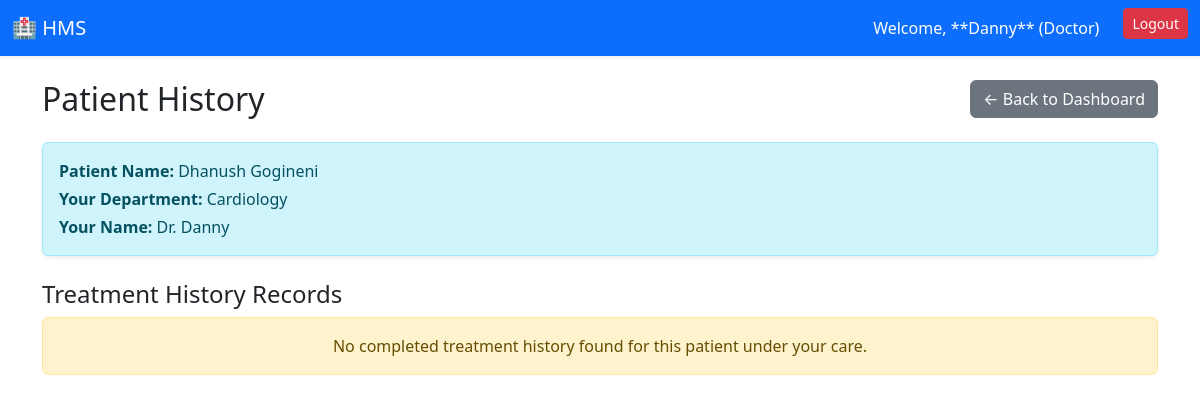
Screenshot of /doctor/patient_history/2 (signed in) with the database file from the repository.
### tables this page shows
CREATE TABLE user (
            user_id INTEGER PRIMARY KEY AUTOINCREMENT,
            username TEXT UNIQUE NOT NULL,
            password_hash TEXT NOT NULL,
            role TEXT NOT NULL CHECK(role IN ('Admin', 'Doctor', 'Patient')),
            name TEXT NOT NULL,
            contact_info TEXT,
            is_active BOOLEAN DEFAULT 1 -- For blacklisting/removal
        );

CREATE TABLE department (
            dept_id INTEGER PRIMARY KEY AUTOINCREMENT,
            name TEXT UNIQUE NOT NULL,
            description TEXT
        );

### app.py (the view)
@app.route('/doctor/patient_history/<int:patient_id>')
@login_required(role='Doctor')
def doctor_view_patient_history(patient_id):
    doctor_id = session['user_id']
    db = get_db()
    patient_info = db.execute('''
        SELECT u.name, d.name AS doctor_name, dept.name AS department_name
        FROM user u
        JOIN appointment a ON u.user_id = a.patient_id
        JOIN user d ON a.doctor_id = d.user_id
        JOIN doctor dr ON d.user_id = dr.doctor_id
        JOIN department dept ON dr.dept_id = dept.dept_id
        WHERE u.user_id = ? AND a.doctor_id = ?
        LIMIT 1
    ''', (patient_id, doctor_id)).fetchone()
    if not patient_info:
        flash("Patient not found or you are not authorized to view this patient's history.", 'danger')
        return redirect(url_for('doctor_dashboard'))
    history = db.execute('''
        SELECT
            a.app_id,
            a.date,
            t.diagnosis,
            t.prescription,
            t.notes
        FROM appointment a
        JOIN treatment t ON a.app_id = t.app_id
        WHERE a.patient_id = ? AND a.doctor_id = ?
        ORDER BY a.date DESC
    ''', (patient_id, doctor_id)).fetchall()
    return render_template('doctor/patient_history.html',
                           patient_info=patient_info,
                           history=history)

### app.py (called while the page is built, shortened)
def get_db():
    db = getattr(g, '_database', None)
    if db is None:
        db = g._database = get_db_connection()
    return db

@app.teardown_appcontext
def close_connection(exception):
    db = getattr(g, '_database', None)
    if db is not None:
        db.close()

def login_required(role=None):
    def wrapper(f):
        @wraps(f)
        def decorated_function(*args, **kwargs):
            if 'user_id' not in session:
                flash('Please log in to access this page.', 'warning')
                return redirect(url_for('login'))
            return f(*args, **kwargs)
        return decorated_function
    return wrapper

### database.py (called while the page is built)
def get_db_connection():
    conn = sqlite3.connect(DATABASE)
    conn.row_factory = sqlite3.Row
    return conn

### templates/doctor/patient_history.html (shortened to what this page needs)
{% extends 'base.html' %}
{% block content %}
<div class="d-flex justify-content-between align-items-center mb-4">
    <h2 class="mb-0">Patient History</h2>
    <a href="{{ url_for('doctor_dashboard') }}" class="btn btn-secondary">← Back to Dashboard</a>
</div>
<div class="alert alert-info p-3 shadow-sm">
    <p class="mb-1"><strong>Patient Name:</strong> {{ patient_info['name'] }}</p>
    <p class="mb-1"><strong>Your Department:</strong> {{ patient_info['department_name'] }}</p>
    <p class="mb-0"><strong>Your Name:</strong> Dr. {{ patient_info['doctor_name'] }}</p>
</div>
<h4 class="mt-4">Treatment History Records</h4>
{% if history %}
    {% for record in history %}
    <div class="card shadow-sm mb-3">
        <div class="card-header bg-light d-flex justify-content-between align-items-center">
            <span class="fw-bold">Visit Date: {{ record['date'] }}</span>
            <span class="badge bg-primary">App ID: {{ record['app_id'] }}</span>
        </div>
        <div class="card-body">
            <div class="row">
                <div class="col-md-6 mb-3">
                    <p class="fw-bold text-danger">Diagnosis:</p>
                    <p>{{ record['diagnosis'] }}</p>
                </div>
                <div class="col-md-6 mb-3">
                    <p class="fw-bold text-success">Prescription/Treatment Plan:</p>
                    <pre class="bg-light p-2 border rounded">{{ record['prescription'] }}</pre>
                </div>
            </div>
            {% if record['notes'] %}
                <p class="fw-bold text-muted border-top pt-2">Doctor's Notes:</p>
                <p class="small">{{ record['notes'] }}</p>
            {% endif %}
        </div>
    </div>
    {% endfor %}
{% else %}
    <div class="alert alert-warning text-center">
        No completed treatment history found for this patient under your care.
    </div>
{% endif %}
{% endblock %}

### templates/base.html (shortened to what this page needs)
<!DOCTYPE html>
<html lang="en">
<head>
    <link href="https://cdn.jsdelivr.net/npm/bootstrap@5.3.3/dist/css/bootstrap.min.css" rel="stylesheet">
</head>
<body>
    <nav class="navbar navbar-expand-lg navbar-dark bg-primary shadow-sm">
        <div class="container-fluid">
            <a class="navbar-brand" href="{{ url_for('index') }}">🏥 HMS</a>
            <div class="collapse navbar-collapse" id="navbarNav">
                <ul class="navbar-nav ms-auto">
                    {% if 'user_id' in session %}
                        <li class="nav-item">
                            <span class="nav-link text-white me-3">
                                Welcome, **{{ session['name'] }}** ({{ session['role'] }})
                            </span>
                        </li>
                        <li class="nav-item">
                            <a class="btn btn-danger btn-sm text-white" href="{{ url_for('logout') }}">Logout</a>
                        </li>
                    {% else %}
                        <li class="nav-item"><a class="nav-link" href="{{ url_for('login') }}">Login</a></li>
                        <li class="nav-item"><a class="nav-link" href="{{ url_for('register') }}">Register (Patient)</a></li>
                    {% endif %}
                </ul>
            </div>
        </div>
    </nav>
    <div class="container mt-4">
        {% block content %}{% endblock %}
    </div>
</body>
</html>

### rows the page displays
user: name "Danny", role "Doctor", doctor_name "Danny"
user: name "Dhanush Gogineni"
department: department_name "Cardiology"
